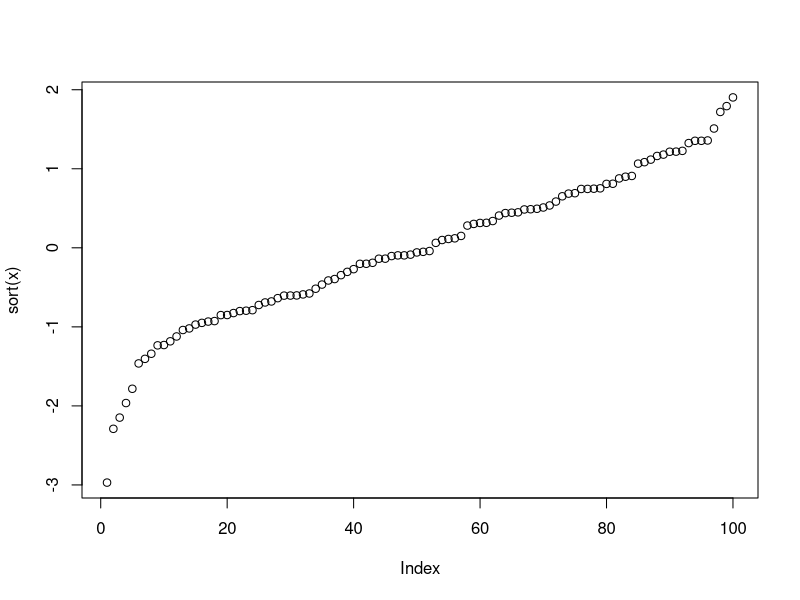

Generate this figure with R:
## ---- chunk 1
x <- rnorm(100)
plot(sort(x))
